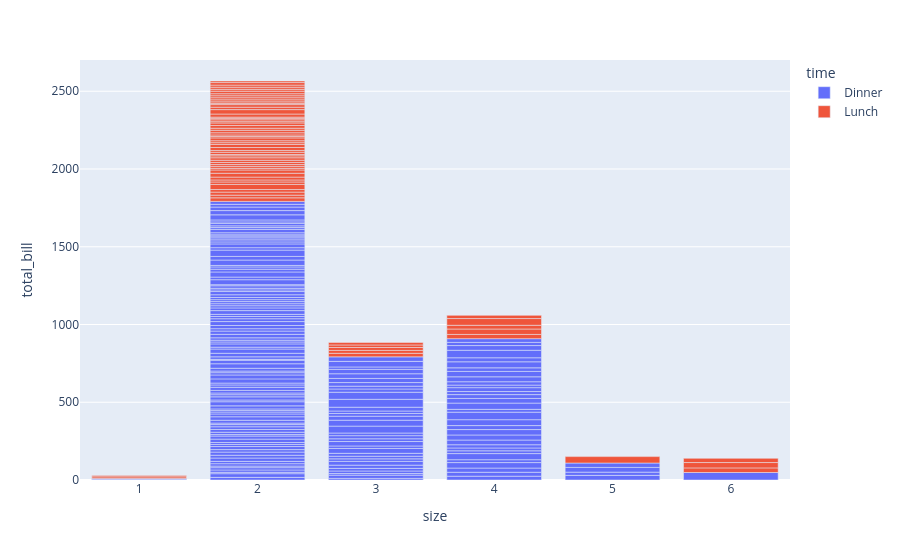

Source (notebook cell):
### Code cell
px.bar(data_frame=df, x='size',y='total_bill', color='time')

### Figure 1 — Plotly figure (JSON) as saved in the notebook; plotly's stock layout.template omitted (floating-point values rounded to 4 significant figures; data arrays with more than 128 entries replaced by an {"elided": "..."} marker saying what was removed)
{"data": [{"hovertemplate": "time=Dinner<br>size=%{x}<br>total_bill=%{y}<extra></extra>", "legendgroup": "Dinner", "marker": {"color": "#636efa", "pattern": {"shape": ""}}, "name": "Dinner", "orientation": "v", "showlegend": true, "textposition": "auto", "type": "bar", "x": {"elided": "176 int values"}, "xaxis": "x", "y": {"elided": "176 float values"}, "yaxis": "y"}, {"hovertemplate": "time=Lunch<br>size=%{x}<br>total_bill=%{y}<extra></extra>", "legendgroup": "Lunch", "marker": {"color": "#EF553B", "pattern": {"shape": ""}}, "name": "Lunch", "orientation": "v", "showlegend": true, "textposition": "auto", "type": "bar", "x": [4, 2, 2, 2, 2, 1, 2, 2, 4, 2, 2, 2, 2, 2, 2, 4, 2, 2, 2, 2, 2, 6, 2, 2, 2, 3, 2, 2, 2, 2, 2, 2, 2, 2, 2, 2, 2, 6, 5, 6, 2, 2, 3, 2, 2, 2, 2, 2, 2, 2, 2, 2, 4, 2, 2, 3, 2, 2, 2, 4, 3, 2, 2, 1, 3, 2, 2, 2], "xaxis": "x", "y": [27.2, 22.76, 17.29, 19.44, 16.66, 10.07, 32.68, 15.98, 34.83, 13.03, 18.28, 24.71, 21.16, 10.65, 12.43, 24.08, 11.69, 13.42, 14.26, 15.95, 12.48, 29.8, 8.52, 14.52, 11.38, 22.82, 19.08, 20.27, 11.17, 12.26, 18.26, 8.51, 10.33, 14.15, 16.0, 13.16, 17.47, 34.3, 41.19, 27.05, 16.43, 8.35, 18.64, 11.87, 9.78, 7.51, 19.81, 28.44, 15.48, 16.58, 7.56, 10.34, 43.11, 13.0, 13.51, 18.71, 12.74, 13.0, 16.4, 20.53, 16.47, 12.16, 13.42, 8.58, 15.98, 13.42, 16.27, 10.09], "yaxis": "y"}], "layout": {"barmode": "relative", "legend": {"title": {"text": "time"}, "tracegroupgap": 0}, "margin": {"t": 60}, "xaxis": {"anchor": "y", "domain": [0, 1], "title": {"text": "size"}}, "yaxis": {"anchor": "x", "domain": [0, 1], "title": {"text": "total_bill"}}}}
